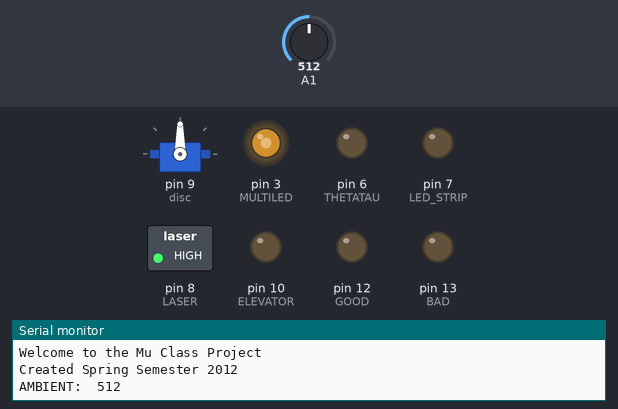
Bench run of a sketch on a simulated Arduino Uno, built with avr-gcc and run on an emulated ATmega328P. On the bench: servo, switched loads named in the sketch (green lamp = pin HIGH), output pins drawn as LEDs (lit = HIGH), the last lines printed to the serial monitor. The test bench sets the inputs (shaded band); at power-on: A1 = 512.

Above: at 13.1 s.
13.2 s: A1 set to 366
At 13.56 s:
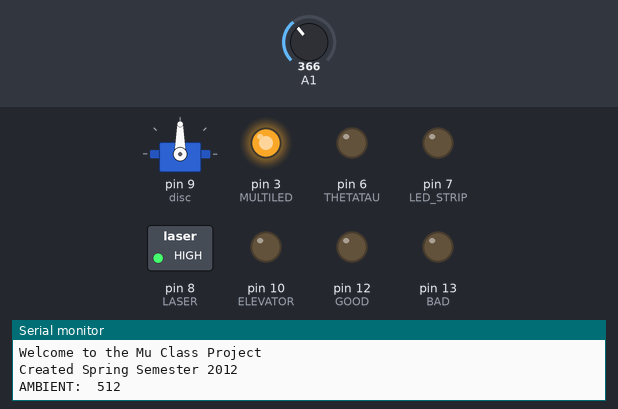
16.2 s: A1 set to 342
At 17.8 s:
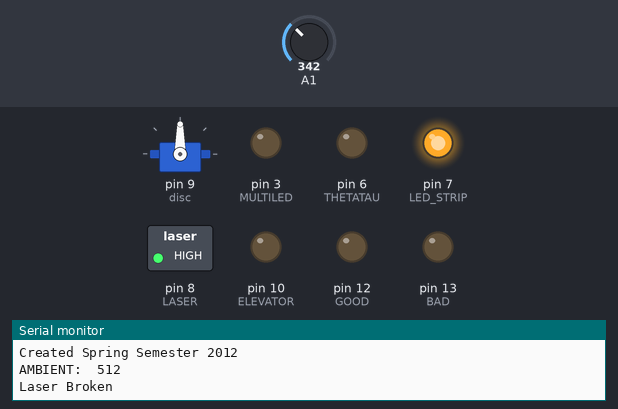
At 19.7 s:
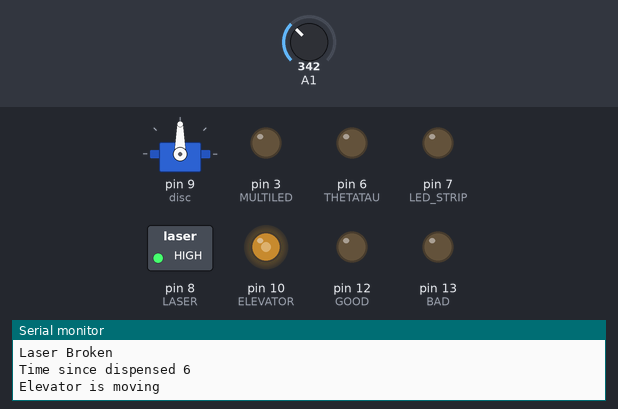
Timing chart, 0 to 27.1 s (numbered marks = the images above; inputs shaded):
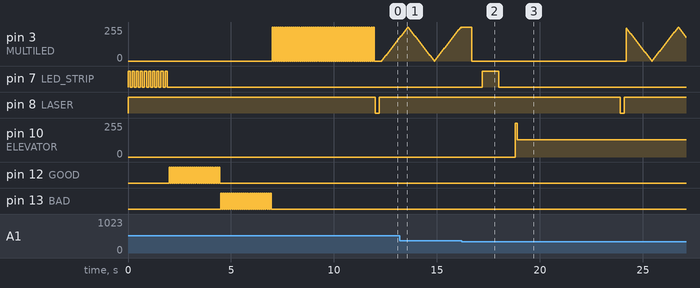

Measured:
- the behaviour switches between 359 and 358 on A1 (found by bisection; images 1 and 2)
- after the input at 16.2 s, pin 7 (LED_STRIP): LOW → HIGH after 1.0 s, → LOW 0.80 s later; pin 8 (LASER): HIGH → LOW after 7.7 s, → HIGH 0.20 s later; pin 10 (ELEVATOR): 0/255 → 255/255 after 2.6 s, → 130/255 0.10 s later
- by itself, pin 7 (LED_STRIP): alternates HIGH for 0.10 s and LOW for 0.10 s, 20 changes in all, then stays LOW

The sketch:

muclass.ino
```cpp
#include <Servo.h>;

const int BAD=13;
const int GOOD=12;
const int ELEVATOR=10;
const int LASER=8;
const int LED_STRIP=7;
const int THETATAU=6;
const int MULTILED=3;
const int ELEVATOR_SENSOR=1;
const int COIN_SENSOR=0;


int val=0;
int liftTime=5000;
int liftStrength=130;
int pos=0;
int ambient=0;
int i;
int brightness=0;
int fadeAmount=5;
int wait_time=5000;

Servo disc;

void getAmbient(int sensor);
int checkLaser(int sensor);
void flash(int pin, int time, int num_times);
void move(int time);
void fade(int pin, int time);
void elevator();
void run();


void setup(){
   Serial.begin(9600);
   Serial.println("Welcome to the Mu Class Project");
   Serial.println("Created Spring Semester 2012");

   pinMode(BAD, OUTPUT);
   pinMode(GOOD, OUTPUT);
   pinMode(ELEVATOR, OUTPUT);
   pinMode(LASER, OUTPUT);
   pinMode(LED_STRIP, OUTPUT);
   pinMode(THETATAU, OUTPUT);
   pinMode(MULTILED, OUTPUT);

   pinMode(ELEVATOR_SENSOR, INPUT);
   pinMode(COIN_SENSOR, INPUT);

   disc.attach(9);
   disc.write(90);
   digitalWrite(LASER, HIGH);
   flash(LED_STRIP, 100, 10);
   flash(GOOD, 50, 25);
   flash(BAD, 50, 25);
   flash(MULTILED, 50, 50);
   run();
   run();
   run();
   run();
   run();
}

void loop(){
     if (checkLaser(COIN_SENSOR)){
       flash(MULTILED, 50, 2);
       flash(LED_STRIP,50,10);
       move(100);
       run();

     }
     else {
       fade(MULTILED, 100);
     }

}

void run(){
  int start_time=millis();
  int has_broke_laser=0;
  while (has_broke_laser<1){
    if (checkLaser(ELEVATOR_SENSOR)){
        Serial.print("Time since dispensed ");
        Serial.println((millis()-start_time)/1000);
        elevator();
        has_broke_laser++;
        start_time=millis();
    }
    else if((millis()-start_time)>wait_time){
      Serial.print("Time since dispensed ");
      Serial.println((millis()-start_time)/1000);
      digitalWrite(BAD, HIGH);
      move(100);
    }
  }
}


void getAmbient(int sensor){  //Gets the ambient(without the laser) reading from the photodiode
  digitalWrite(LASER,LOW);
  delay(100);
  ambient=analogRead(sensor);
  Serial.print("AMBIENT:  ");
  Serial.println(ambient);
  delay(100);
  digitalWrite(LASER,HIGH);
  delay(100);
}

int checkLaser(int sensor){ //Returns 1 if laser broken, 0 otherwise
  getAmbient(sensor);
  int withLaser=analogRead(sensor);
   for(i=0; i<1000; i++){
     if(analogRead(sensor)<withLaser-(.3*withLaser)){
       Serial.println("Laser Broken");
       flash(MULTILED, 500,1);
       flash(LED_STRIP,800,1);
       return 1;
     }
     fade(MULTILED, 25);

     /*if(i=500)
       Serial.print("With LASER=  ");
       Serial.println(analogRead(sensor));
       delay(10);
       */
   }
  return 0;
}

void flash(int pin, int time, int num_times){
  for(i=0; i<num_times; i++){
    digitalWrite(pin,HIGH);
    delay(time);
    digitalWrite(pin, LOW);
    delay(time);
  }
}

void move(int time){ //Rotates the turntable
  Serial.println("Turntable activated");
  disc.write(0);
  delay(time);
  disc.write(90);
}

void fade(int pin, int time){  //Fades leds per given time
    analogWrite(pin, brightness);

    brightness= brightness + fadeAmount;

    if (brightness==0 || brightness==255){
      fadeAmount= -fadeAmount;
    }

    delay(time);
}

void elevator(){  //Starts Elevator at full power, then kicks down strength
  Serial.println("Elevator is moving");
  analogWrite(ELEVATOR,255);
  delay(100);
  analogWrite(ELEVATOR,liftStrength);
  delay(liftTime);
}
```
